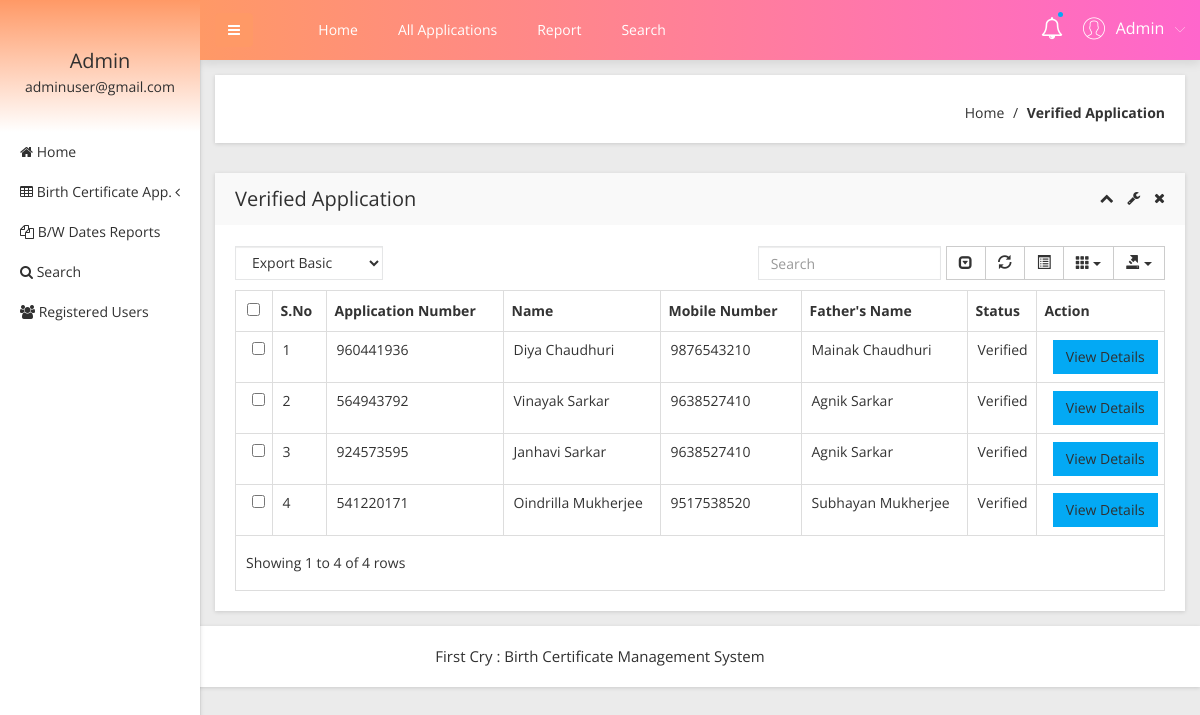
Page /admin/verified-application.php (signed in) on the committed database.
### tables this page shows
CREATE TABLE `tblapplication` (
  `ID` int(10) NOT NULL,
  `UserID` int(5) NOT NULL,
  `ApplicationID` varchar(200) DEFAULT NULL,
  `DateofBirth` varchar(200) DEFAULT NULL,
  `Gender` varchar(50) DEFAULT NULL,
  `FullName` varchar(200) DEFAULT NULL,
  `PlaceofBirth` varchar(200) DEFAULT NULL,
  `NameofFather` varchar(200) DEFAULT NULL,
  `NameOfMother` varchar(120) DEFAULT NULL,
  `PermanentAdd` mediumtext DEFAULT NULL,
  `PostalAdd` mediumtext DEFAULT NULL,
  `MobileNumber` bigint(10) DEFAULT NULL,
  `Email` varchar(200) DEFAULT NULL,
  `Dateofapply` timestamp NULL DEFAULT current_timestamp(),
  `Remark` varchar(200) DEFAULT NULL,
  `Status` varchar(50) DEFAULT NULL,
  `UpdationDate` timestamp NULL DEFAULT NULL ON UPDATE current_timestamp()
);

### admin/verified-application.php (the view, shortened to what this page needs)
<?php
include('includes/dbconnection.php');
if (strlen($_SESSION['obcsaid']==0)) {
  header('location:logout.php');
  } else{
  ?>
<!doctype html>
<html class="no-js" lang="en">
<head>
    <link rel="stylesheet" href="css/bootstrap.min.css">
    <link rel="stylesheet" href="css/font-awesome.min.css">
    <link rel="stylesheet" href="css/adminpro-custon-icon.css">
    <link rel="stylesheet" href="css/meanmenu.min.css">
    <link rel="stylesheet" href="css/jquery.mCustomScrollbar.min.css">
    <link rel="stylesheet" href="css/animate.css">
    <link rel="stylesheet" href="css/data-table/bootstrap-table.css">
    <link rel="stylesheet" href="css/data-table/bootstrap-editable.css">
    <link rel="stylesheet" href="css/normalize.css">
    <link rel="stylesheet" href="css/c3.min.css">
    <link rel="stylesheet" href="style.css">
    <link rel="stylesheet" href="css/responsive.css">
</head>
<body class="materialdesign">
    <div class="wrapper-pro">
      <?php include_once('includes/sidebar.php');?>
        <?php include_once('includes/header.php');?>
            <div class="breadcome-area mg-b-30 small-dn">
                <div class="container-fluid">
                    <div class="row">
                        <div class="col-lg-12">
                            <div class="breadcome-list shadow-reset">
                                <div class="row">
                                    <div class="col-lg-12">
                                        <ul class="breadcome-menu">
                                            <li><a href="dashboard.php">Home</a> <span class="bread-slash">/</span>
                                            </li>
                                            <li><span class="bread-blod">Verified Application</span>
                                            </li>
                                        </ul>
                                    </div>
                                </div>
                            </div>
                        </div>
                    </div>
                </div>
            </div>
            <div class="data-table-area mg-b-15">
                <div class="container-fluid">
                    <div class="row">
                        <div class="col-lg-12">
                            <div class="sparkline13-list shadow-reset">
                                <div class="sparkline13-hd">
                                    <div class="main-sparkline13-hd">
                                        <h1>Verified Application</h1>
                                        <div class="sparkline13-outline-icon">
                                            <span class="sparkline13-collapse-link"><i class="fa fa-chevron-up"></i></span>
                                            <span><i class="fa fa-wrench"></i></span>
                                            <span class="sparkline13-collapse-close"><i class="fa fa-times"></i></span>
                                        </div>
                                    </div>
                                </div>
                                <div class="sparkline13-graph">
                                    <div class="datatable-dashv1-list custom-datatable-overright">
                                        <div id="toolbar">
                                            <select class="form-control">
                                                <option value="">Export Basic</option>
                                            </select>
                                        </div>
                                        <table id="table" data-toggle="table" data-pagination="true" data-search="true" data-show-columns="true" data-show-pagination-switch="true" data-show-refresh="true" data-key-events="true" data-show-toggle="true" data-resizable="true" data-cookie="true" data-cookie-id-table="saveId" data-show-export="true" data-click-to-select="true" data-toolbar="#toolbar">
                                            <thead>
                                                <tr>
                                                    <th>S.No</th>
                                                    <th>Application Number</th>
                                                    <th>Name</th>
                                                    <th >Mobile Number</th>
                                                    <th>Father's Name</th>
                                                    <th>Status</th>
                                                    <th data-field="action">Action</th>
                                                </tr>
                                            </thead>
                                            <tbody>
                                              <?php
$sql="SELECT * from tblapplication where Status='Verified'";
$query = $dbh -> prepare($sql);
$query->execute();
$results=$query->fetchAll(PDO::FETCH_OBJ);
$cnt=1;
if($query->rowCount() > 0)
{
foreach($results as $row)
{               ?>
                                                <tr>
                                                    <td><?php echo htmlentities($cnt);?></td>
                                                    <td><?php  echo htmlentities($row->ApplicationID);?></td>
                                                    <td><?php  echo htmlentities($row->FullName);?></td>
                                                   <td><?php  echo htmlentities($row->MobileNumber);?></td>
                                                    <td><?php  echo htmlentities($row->NameofFather);?></td>
                                                  <?php if($row->Status==""){ ?>
                     <td><?php echo "Still Pending"; ?></td>
<?php } else { ?>                  <td><?php  echo htmlentities($row->Status);?>
                  </td>
                  <?php } ?>
                                                    <td class="datatable-ct"><a href="view-application-detail.php?viewid=<?php echo htmlentities ($row->ID);?>" class='btn btn-primary'>View Details</a>
                                                    </td>
                                                </tr>
                                             <?php $cnt=$cnt+1;}} ?>
                                            </tbody>
                                        </table>
                                    </div>
                                </div>
                            </div>
                        </div>
                    </div>
                </div>
            </div>
        </div>
    </div>
  <?php include_once('includes/footer.php');?>
</body>
</html><?php }  ?>

### admin/includes/sidebar.php (shortened to what this page needs)
     <?php
include('includes/dbconnection.php');
if (strlen($_SESSION['obcsaid']==0)) {
  header('location:logout.php');
  } else{
  ?>
  <div class="left-sidebar-pro">
            <nav id="sidebar">
                <div class="sidebar-header">
                    <?php
$aid=$_SESSION['obcsaid'];
$sql="SELECT AdminName,Email from  tbladmin where ID=:aid";
$query = $dbh -> prepare($sql);
$query->bindParam(':aid',$aid,PDO::PARAM_STR);
$query->execute();
$results=$query->fetchAll(PDO::FETCH_OBJ);
$cnt=1;
if($query->rowCount() > 0)
{
foreach($results as $row)
{               ?>
                    <h3> <?php  echo $row->AdminName;?></h3>
                    <p> <?php  echo $row->Email;?></p>
                  <?php $cnt=$cnt+1;}} ?>
                </div>
                <div class="left-custom-menu-adp-wrap">
                    <ul class="nav navbar-nav left-sidebar-menu-pro">
                        <li class="nav-item">
                            <a href="dashboard.php" role="button" aria-expanded="false"><i class="fa big-icon fa-home"></i> <span class="mini-dn">Home</span> </a>
                        </li>
                        <li class="nav-item"><a href="#" data-toggle="dropdown" role="button" aria-expanded="false" class="nav-link dropdown-toggle"><i class="fa big-icon fa-table"></i> <span class="mini-dn">Birth Certificate App.</span> <span class="indicator-right-menu mini-dn"><i class="fa indicator-mn fa-angle-left"></i></span></a>
                        </li>
                        <li class="nav-item">
                            <a href="between-dates-report.php" role="button" aria-expanded="false"><i class="fa big-icon fa-files-o"></i> <span class="mini-dn">B/W Dates Reports</span> </a>
                        </li>
                        <li class="nav-item">
                            <a href="search.php" role="button" aria-expanded="false"><i class="fa fa-search"></i> <span class="mini-dn">Search</span> </a>
                        </li>
                             <li class="nav-item">
                            <a href="  registered-users.php" role="button" aria-expanded="false"><i class="fa fa-users"></i> <span class="mini-dn">Registered Users</span> </a>
                        </li>
                    </ul>
                </div>
            </nav>
        </div>
        <?php }  ?>

### admin/includes/header.php (shortened to what this page needs)
      <?php
include('includes/dbconnection.php');
if (strlen($_SESSION['obcsaid']==0)) {
  header('location:logout.php');
  } else{
  ?>
 <div class="content-inner-all">
            <div class="header-top-area">
                <div class="fixed-header-top">
                    <div class="container-fluid">
                        <div class="row">
                            <div class="col-lg-1 col-md-6 col-sm-6 col-xs-12">
                                <button type="button" id="sidebarCollapse" class="btn bar-button-pro header-drl-controller-btn btn-info navbar-btn">
                                    <i class="fa fa-bars"></i>
                                </button>
                            </div>
                            <div class="col-lg-6 col-md-1 col-sm-1 col-xs-12">
                                <div class="header-top-menu tabl-d-n">
                                    <ul class="nav navbar-nav mai-top-nav">
                                        <li class="nav-item"><a href="dashboard.php" class="nav-link">Home</a>
                                        </li>
                                        <li class="nav-item"><a href="all-applications.php" class="nav-link">All Applications</a>
                                        </li>
                                        <li class="nav-item"><a href="between-dates-report.php" class="nav-link">Report</a>
                                        </li>
                                        <li class="nav-item"><a href="search.php" class="nav-link">Search</a>
                                        </li>
                                    </ul>
                                </div>
                            </div>
                            <div class="col-lg-5 col-md-5 col-sm-6 col-xs-12">
                                <div class="header-right-info">
                                    <ul class="nav navbar-nav mai-top-nav header-right-menu">
                                        <li class="nav-item"><a href="new-birth-application.php" data-toggle="dropdown" role="button" aria-expanded="false" class="nav-link dropdown-toggle"><i class="fa fa-bell-o" aria-hidden="true"></i><span class="indicator-nt"></span></a>
                                        </li>
                                        <li class="nav-item">
                                            <a href="#" data-toggle="dropdown" role="button" aria-expanded="false" class="nav-link dropdown-toggle">
                                                <?php
$aid=$_SESSION['obcsaid'];
$sql="SELECT AdminName,Email from  tbladmin where ID=:aid";
$query = $dbh -> prepare($sql);
$query->bindParam(':aid',$aid,PDO::PARAM_STR);
$query->execute();
$results=$query->fetchAll(PDO::FETCH_OBJ);
$cnt=1;
if($query->rowCount() > 0)
{
foreach($results as $row)
{               ?>
                                                <span class="adminpro-icon adminpro-user-rounded header-riht-inf"></span>
                                                <span class="admin-name"><?php  echo $row->AdminName;?></span>
                                                <span class="author-project-icon adminpro-icon adminpro-down-arrow"></span><?php $cnt=$cnt+1;}} ?>
                                            </a>
                                        </li>
                                    </ul>
                                </div>
                            </div>
                        </div>
                    </div>
                </div>
            </div><?php }  ?>

### rows in the picture
tblapplication: ApplicationID "960441936", FullName "Diya Chaudhuri", MobileNumber "9876543210", NameofFather "Mainak Chaudhuri", Status "Verified"
tblapplication: ApplicationID "564943792", FullName "Vinayak Sarkar", MobileNumber "9638527410", NameofFather "Agnik Sarkar", Status "Verified"
tblapplication: ApplicationID "924573595", FullName "Janhavi Sarkar", MobileNumber "9638527410", NameofFather "Agnik Sarkar", Status "Verified"
tblapplication: ApplicationID "541220171", FullName "Oindrilla Mukherjee", MobileNumber "9517538520", NameofFather "Subhayan Mukherjee", Status "Verified"

### other values in the picture
$row->AdminName "Admin"
$row->Email "adminuser@gmail.com"
